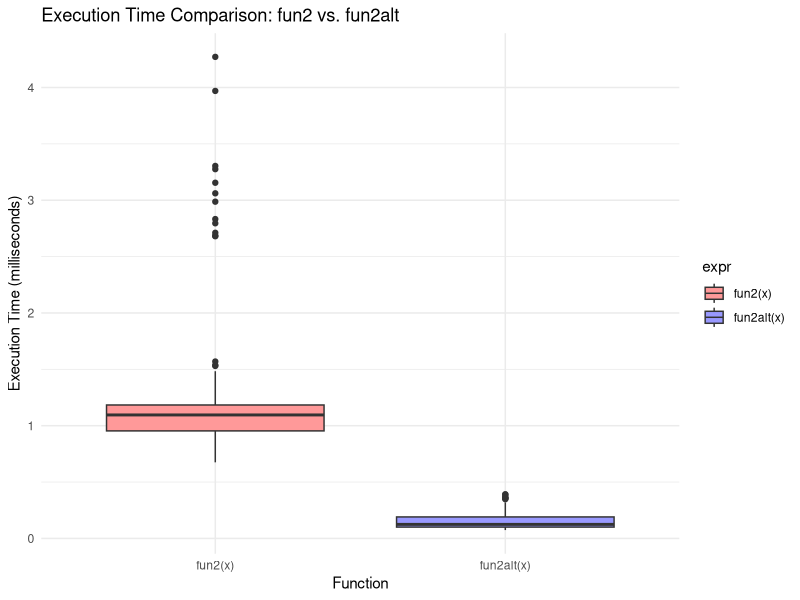

Reproduce this figure in R. (Note: this script raises an error after producing the figure.)
## ---- chunk 1
knitr::opts_chunk$set(eval = T, include = T, warning = F, message = F)
## ---- chunk 2
library(microbenchmark)

fun1 <- function(n = 100, k = 4, lambda = 4) {
  x <- NULL
  
  for (i in 1:n)
    x <- rbind(x, rpois(k, lambda))
  
  return(x)
}

fun1alt <- function(n = 100, k = 4, lambda = 4) {
  x <- matrix(rpois(n * k, lambda), nrow = n, ncol = k)
  return(x)
}

# Benchmarking
microbenchmark::microbenchmark(
  fun1(),
  fun1alt()
)
## ---- chunk 3
# Data Generating Process (10 x 10,000 matrix)
set.seed(1234)
x <- matrix(rnorm(1e4), nrow=10)

# Find each column's max value
fun2 <- function(x) {
  apply(x, 2, max)
}

fun2alt <- function(x) {
  x[cbind(max.col(t(x)), 1:ncol(x))]
}

# Benchmarking
benchmark <- microbenchmark::microbenchmark(
  fun2(x),
  fun2alt(x)
)

benchmark
## ---- chunk 4
library(ggplot2)

benchmark_df <- as.data.frame(benchmark)

ggplot(benchmark_df, aes(x = expr, y = time / 1e6, fill = expr)) +
  geom_boxplot() +
  labs(title = "Execution Time Comparison: fun2 vs. fun2alt",
       x = "Function",
       y = "Execution Time (milliseconds)") +
  theme_minimal() +
  scale_fill_manual(values = c("#FF9999", "#9999FF"))
## ---- chunk 5
library(parallel)

my_boot <- function(dat, stat, R, ncpus = 1L) {
  
  # Getting the random indices
  n <- nrow(dat)
  idx <- matrix(sample.int(n, n*R, TRUE), nrow=n, ncol=R)
  
  ans <- lapply(seq_len(R), function(i) {
    stat(dat[idx[,i], , drop=FALSE])
  })
  
  # Coercing the list into a matrix
  ans <- do.call(rbind, ans)
  
  ans
}

## ---- chunk 6
my_boot_parallel <- function(dat, stat, R, ncpus = 1L) {
  
  # Getting the random indices
  n <- nrow(dat)
  idx <- matrix(sample.int(n, n*R, TRUE), nrow=n, ncol=R)
 
  # Making the cluster using `ncpus`
  # STEP 1:
  cl <- makeCluster(ncpus)
  # STEP 2: GOES HERE
  clusterExport(cl, varlist = c("dat", "stat", "idx"), envir = environment())
  
  # STEP 3: THIS FUNCTION NEEDS TO BE REPLACED WITH parLapply
  ans <- parLapply(cl, seq_len(R), function(i) {
    stat(dat[idx[,i], , drop=FALSE])
  })
  
  # Coercing the list into a matrix
  ans <- do.call(rbind, ans)
  
  # STEP 4: GOES HERE
  stopCluster(cl)
  
  ans
  
}

# Bootstrap of a linear regression model
my_stat <- function(dat) {
  fit <- lm(y ~ x, data = dat)
  coef(fit)
} 

# DATA SIM
set.seed(1)
n <- 500 
R <- 1e4
x <- cbind(rnorm(n)) 
y <- x*5 + rnorm(n)
dat <- data.frame(x = x, y = y)

# Check if we get something similar as lm
ans0 <- confint(lm(y ~ x, data=dat))

# Using non-parallel function
ans1 <- my_boot(dat, my_stat, R)
boot_ci <- apply(ans1, 2, quantile, probs = c(0.025, 0.975))

# Using parallel function
ncpus <- detectCores() - 1
ans2 <- my_boot_parallel(dat, my_stat, R, ncpus)
boot_ci_parallel <- apply(ans2, 2, quantile, probs = c(0.025, 0.975))

print("Confidence intervals from lm:")
print(ans0)

print("Bootstrap confidence intervals (single-core):")
print(boot_ci)

print("Bootstrap confidence intervals (parallel):")
print(boot_ci_parallel)
## ---- chunk 7
benchmark <- microbenchmark::microbenchmark(
  my_boot(dat, my_stat, R),
  my_boot_parallel(dat, my_stat, R, ncpus),
  times = 5
)

print(benchmark)

boxplot(benchmark, main = "Execution Time Comparison", ylab = "Time (milliseconds)")
